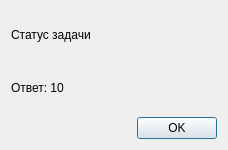
<?xml version="1.0" encoding="UTF-8"?>
<ui version="4.0">
 <class>AnswerDialog</class>
 <widget class="QDialog" name="AnswerDialog">
  <property name="geometry">
   <rect>
    <x>0</x>
    <y>0</y>
    <width>228</width>
    <height>150</height>
   </rect>
  </property>
  <property name="sizePolicy">
   <sizepolicy hsizetype="Minimum" vsizetype="Fixed">
    <horstretch>0</horstretch>
    <verstretch>0</verstretch>
   </sizepolicy>
  </property>
  <property name="minimumSize">
   <size>
    <width>228</width>
    <height>150</height>
   </size>
  </property>
  <property name="maximumSize">
   <size>
    <width>228</width>
    <height>228</height>
   </size>
  </property>
  <property name="windowTitle">
   <string>Ответ</string>
  </property>
  <layout class="QVBoxLayout" name="verticalLayout_2">
   <item>
    <layout class="QVBoxLayout" name="verticalLayout">
     <item>
      <widget class="QLabel" name="lbl_task_status">
       <property name="text">
        <string>Статус задачи</string>
       </property>
       <property name="wordWrap">
        <bool>true</bool>
       </property>
      </widget>
     </item>
     <item>
      <widget class="QLabel" name="lbl_answer">
       <property name="text">
        <string>Ответ: 10</string>
       </property>
       <property name="wordWrap">
        <bool>true</bool>
       </property>
      </widget>
     </item>
     <item>
      <layout class="QHBoxLayout" name="horizontalLayout">
       <item>
        <widget class="QDialogButtonBox" name="btn_answer_ok">
         <property name="standardButtons">
          <set>QDialogButtonBox::StandardButton::Ok</set>
         </property>
        </widget>
       </item>
      </layout>
     </item>
    </layout>
   </item>
  </layout>
 </widget>
 <resources/>
 <connections/>
</ui>
